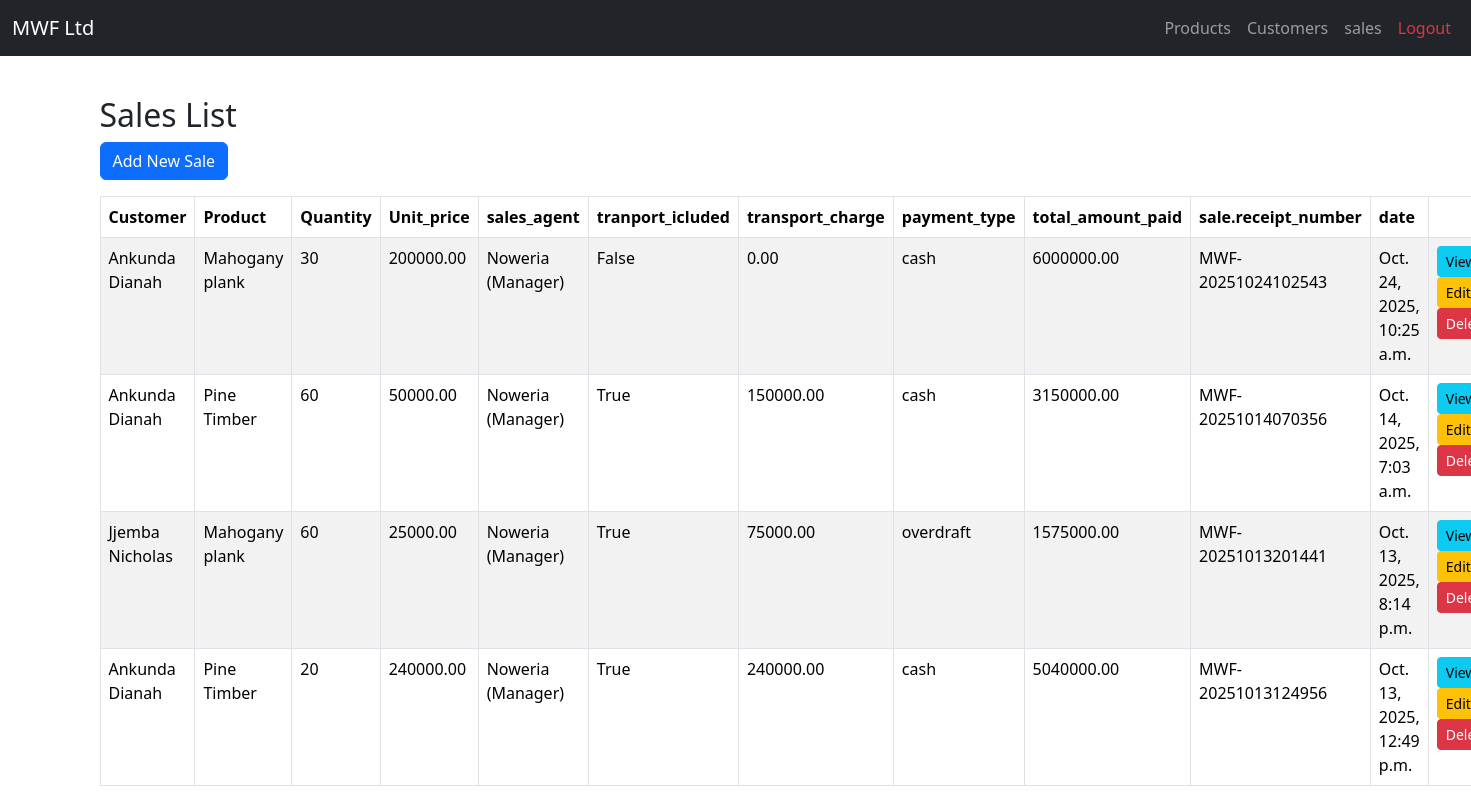
Page /sales/ on the committed database.
### sales/models.py (models this page shows, shortened)
class Sale(models.Model):
    PAYMENT_CHOICES = [
        ('cash', 'Cash'),
        ('cheque', 'Cheque'),
        ('overdraft', 'Bank Overdraft'),
    ]
    customer = models.ForeignKey(Customer, on_delete=models.SET_NULL, null=True)
    product = models.ForeignKey(Product, on_delete=models.CASCADE)
    quantity = models.PositiveIntegerField()
    unit_price = models.DecimalField(max_digits=10, decimal_places=2)
    sales_agent = models.ForeignKey(settings.AUTH_USER_MODEL, on_delete=models.SET_NULL, null=True)
    transport_included = models.BooleanField(default=False)
    transport_charge = models.DecimalField(max_digits=10, decimal_places=2, default=0.00)
    payment_type = models.CharField(max_length=20, choices=PAYMENT_CHOICES)
    total_amount_paid = models.DecimalField(max_digits=10, decimal_places=2, default=0)
    receipt_number = models.CharField(max_length=50, unique=True)
    date = models.DateTimeField(auto_now_add=True)

### customers/models.py (models this page shows)
class Customer(models.Model):
    name = models.CharField(max_length=100)
    company_name = models.CharField(max_length=100, blank=True)
    phone = models.CharField(max_length=20)
    email = models.EmailField(blank=True)
    address = models.TextField()
    created_at = models.DateField(auto_now_add=True)
    def __str__(self):
        return self.name

### products/models.py (models this page shows)
class Product(models.Model):
    WOOD = 'wood'
    FURNITURE = 'furniture'
    PRODUCT_TYPE_CHOICES = [
        (WOOD, 'Wood'),
        (FURNITURE, 'Furniture'),
    ]
    name = models.CharField(max_length=100)
    type = models.CharField(max_length=20, choices=PRODUCT_TYPE_CHOICES)
    category = models.CharField(max_length=50)  # e.g., sofa, timber
    description = models.TextField(blank=True)
    color = models.CharField(max_length=30, blank=True, null=True)
    measurements = models.CharField(max_length=100, blank=True, null=True)
    quality = models.CharField(max_length=50)
    product_price = models.DecimalField(max_digits=10, decimal_places=2)
    cost_price = models.DecimalField(max_digits=10, decimal_places=2)
    current_stock = models.PositiveIntegerField(default=0)
    date_added = models.DateField(auto_now_add=True)
    def __str__(self):
        return self.name

### users/models.py (models this page shows)
class User(AbstractUser):
    MANAGER = 'manager'
    ATTENDANT = 'attendant'
    SALES_AGENT = 'sales_agent'
    ROLE_CHOICES = [
        (MANAGER, 'Manager'),
        (ATTENDANT, 'Attendant'),
        (SALES_AGENT, 'Sales Agent'),
    ]
    role = models.CharField(max_length=20, choices=ROLE_CHOICES, default=ATTENDANT)
    def __str__(self):
        return f"{self.username} ({self.get_role_display()})"

### sales/views.py (the view)
# urls.py: path('', views.sale_list, name='sale_list'),
def sale_list(request):
    sales = Sale.objects.all().order_by('-date')
    return render(request, 'sale_list.html', {'sales': sales})

### sales/templates/sale_list.html
{% extends 'base.html' %}
{% block content %}
<div class="container mt-4">
  <h2>Sales List</h2>
  <a href="{% url 'create_sale' %}" class="btn btn-primary mb-3">Add New Sale</a>
  <table class="table table-bordered table-striped">
    <thead>
      <tr>
        <th>Customer</th>
        <th>Product</th>
        <th>Quantity</th>
        <th>Unit_price</th>
        <th>sales_agent</th>
        <th>tranport_icluded</th>
        <th>transport_charge</th>
        <th>payment_type</th>
        <th>total_amount_paid</th>
        <th>sale.receipt_number</th>
        <th>date</th>
        </tr>
    </thead>
    <tbody>
      {% for sale in sales %}
      <tr>
        <td>{{ sale.customer }}</td>
        <td>{{ sale.product }}</td>
        <td>{{ sale.quantity }}</td>
        <td>{{ sale.unit_price }}</td>
        <td>{{ sale.sales_agent }}</td>
        <td>{{ sale.transport_included }}</td>
        <td>{{ sale.transport_charge }}</td>
        <td>{{ sale.payment_type }}</td>
        <td>{{ sale.total_amount_paid}}</td>
        <td>{{ sale.receipt_number}}</td>
        <td>{{ sale.date }}</td>
        <td>
          <a href="{% url 'sale_detail' sale.pk %}" class="btn btn-info btn-sm">View</a>
          <a href="{% url 'edit_sale' sale.pk %}" class="btn btn-warning btn-sm">Edit</a>
          <a href="{% url 'delete_sale' sale.pk %}" class="btn btn-danger btn-sm">Delete</a>
        </td>
      </tr>
      {% empty %}
      <tr>
        <td colspan="6" class="text-center">No sales found.</td>
      </tr>
      {% endfor %}
    </tbody>
  </table>
</div>
{% endblock %}

### rows in the picture
Sale: customer "Ankunda Dianah", product "Mahogany plank", quantity "30", unit_price "200000.00", sales_agent "Noweria (Manager)", transport_included "False", transport_charge "0.00", payment_type "cash", total_amount_paid "6000000.00", receipt_number "MWF-20251024102543", date "Oct. 24, 2025, 10:25 a.m."
Sale: customer "Ankunda Dianah", product "Pine Timber", quantity "60", unit_price "50000.00", sales_agent "Noweria (Manager)", transport_included "True", transport_charge "150000.00", payment_type "cash", total_amount_paid "3150000.00", receipt_number "MWF-20251014070356", date "Oct. 14, 2025, 7:03 a.m."
Sale: customer "Jjemba Nicholas", product "Mahogany plank", quantity "60", unit_price "25000.00", sales_agent "Noweria (Manager)", transport_included "True", transport_charge "75000.00", payment_type "overdraft", total_amount_paid "1575000.00", receipt_number "MWF-20251013201441", date "Oct. 13, 2025, 8:14 p.m."
Sale: customer "Ankunda Dianah", product "Pine Timber", quantity "20", unit_price "240000.00", sales_agent "Noweria (Manager)", transport_included "True", transport_charge "240000.00", payment_type "cash", total_amount_paid "5040000.00", receipt_number "MWF-20251013124956", date "Oct. 13, 2025, 12:49 p.m."
